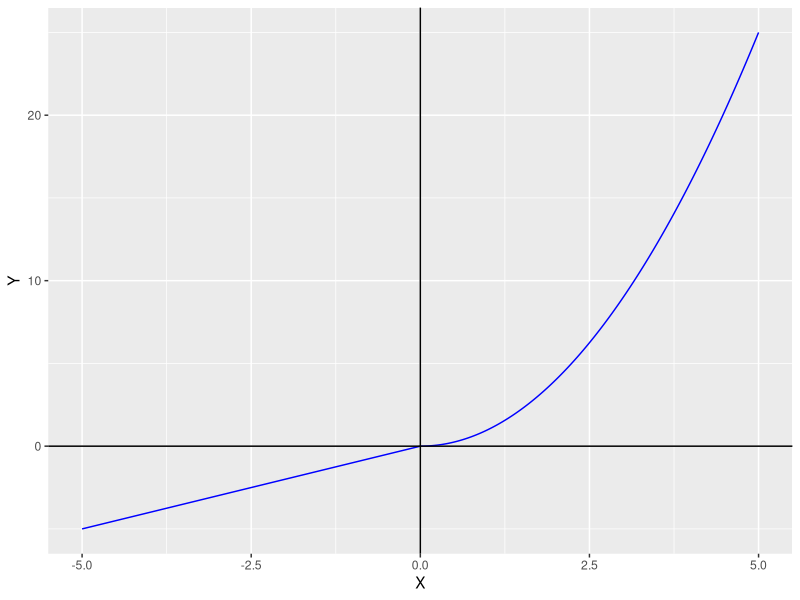
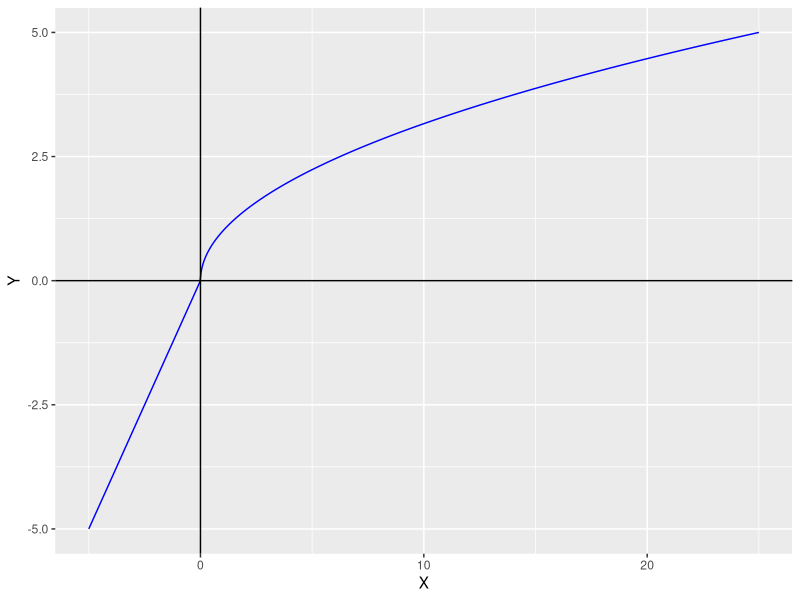

R code for these plots, in order:
## ---- chunk 1
knitr::opts_chunk$set(echo = TRUE)
library(tidyverse)
## ---- chunk 2
ya <- tibble(X = seq(-5,5, length = 1000)) %>% #prob 1.1
  mutate(Y = case_when(X < 0 ~ X,
                       X >= 0 ~ X^2)) %>% 
  ggplot() +
  geom_line(aes(x=X,y=Y), color = "blue") +
  geom_hline(yintercept = 0) +
  geom_vline(xintercept = 0)


ya
## ---- chunk 3
ya_inv <- tibble(X = seq(-5,25, length = 1000)) %>% # prob 1.2
  mutate(Y = case_when(X < 0 ~ X,
                       X >= 0 ~ X^0.5)) %>% 
  ggplot() +
  geom_line(aes(x=X,y=Y), color = "blue") +
  geom_hline(yintercept = 0) +
  geom_vline(xintercept = 0)


ya_inv
## ---- chunk 4
univ_prob1 <- tibble(w = seq(0,1, length = 1000), #6.1
                     x = w^2) %>%
  mutate(inside = (x >= 0.2 & x <= 0.3) | (x >= 0.9 & x <= 1)) %>% 
  count(inside) %>% 
  mutate(prob = n/sum(n))

answer_p6.1 <- pull(univ_prob1[2,3])
answer_p6.1
## ---- chunk 5
univ_prob2 <- tibble(w = seq(0,1, length = 1000), #6.2
                     y = (1-w)^2) %>%
  mutate(inside = (y >= 0.2 & y <= 0.3) | (y >= 0.9 & y <= 1)) %>% 
  count(inside) %>% 
  mutate(prob = n/sum(n))
answer_p6.2 <- pull(univ_prob2[2,3])
answer_p6.2
## ---- chunk 6
#6.3
funk <- function(w) {
  w^2 + 1
}

probability <- function(a,b,X) {
  prob <- tibble(w = seq(0,1, length =1000),
                 Fx = X(w)) %>% 
    mutate(inside = Fx >= a & Fx <= b) %>% 
    count(inside) %>% 
    mutate(prob = n/sum(n)) 
    return(pull(prob[2,3]))
    #return(prob)
}

